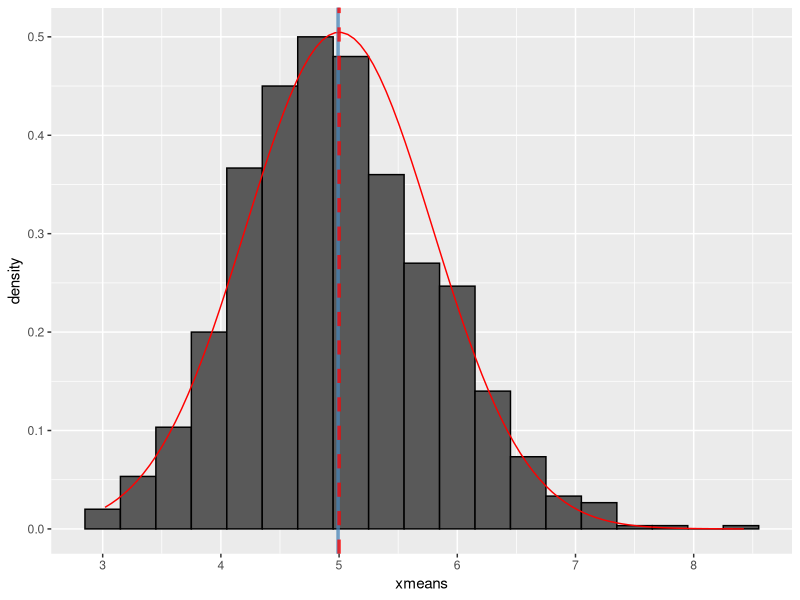
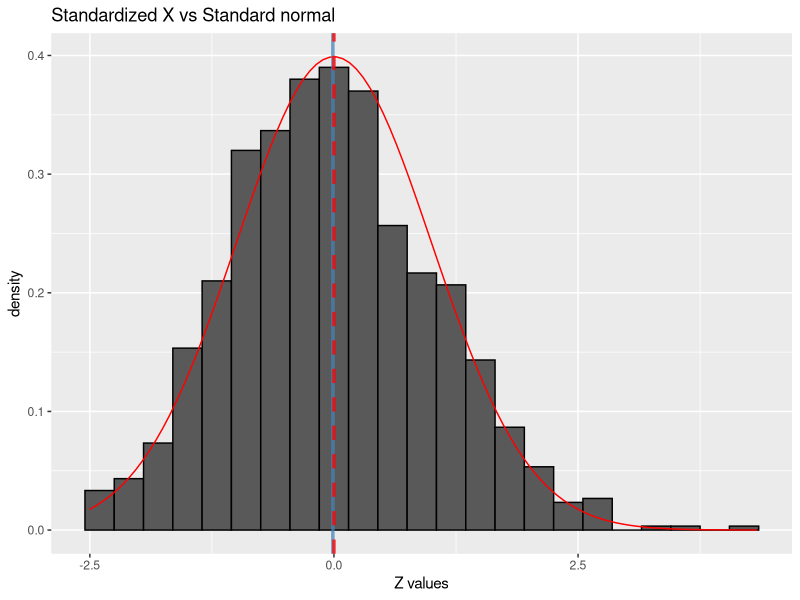

Write the R code that produced these figures, in order.
## ---- chunk 1
library(ggplot2)
l <- 0.2
theo_mean <- 1/l
theo_sd <- 1/l
theo_var <- 1/l^2
n <- 40
nosim <- 1000
## ---- chunk 2
zConvert <- function(x, n) l * sqrt(n) * (mean(x) - theo_mean) 
data <- matrix(rexp(n*nosim, l), nosim) #40 samples of 1000 iid exponential 
xbar <- data.frame(xmeans = rowMeans(data)) # 1000 xbar (means of 40 observations)
xbar <- cbind(xbar, Zx = sapply(xbar$xmeans, zConvert, n)) #normalization

## ---- chunk 3
g <- ggplot(xbar, aes(x = xmeans)) + geom_histogram(binwidth=.3, colour = "black", aes(y = ..density..)) 
g <- g + stat_function(fun = dnorm, col = "red", args = list(mean = theo_mean, sd = theo_sd/sqrt(n))) +
        geom_vline(xintercept = mean(xbar$xmeans), col = "steelblue",alpha = .75, size = 1.2) +
        geom_vline(xintercept = theo_mean, col = "red",alpha = .75, size = 1.2, linetype = "dashed") 
g
## ---- chunk 4
resume <- data.frame(Variables = c("Mean", "Std. Deviation", "Variance" ),
                     Empirical = c(mean(xbar$xmeans), sd(xbar$xmeans), var(xbar$xmeans)),
                     Theoretical = c(theo_mean, theo_sd/sqrt(n), theo_var/n)) 
resume
## ---- chunk 5
gz <- ggplot(xbar, aes(x = Zx)) + geom_histogram(binwidth=.3, colour = "black", aes(y = ..density..)) + 
        labs(title = "Standardized X vs Standard normal", 
             x = "Z values")

gz <- gz + stat_function(fun = dnorm, col = "red") +
        geom_vline(xintercept = mean(xbar$Zx), col = "steelblue",alpha = .75, size = 1.2) +
        geom_vline(xintercept = 0, col = "red",alpha = .75, size = 1.2, linetype = "dashed") 
gz

